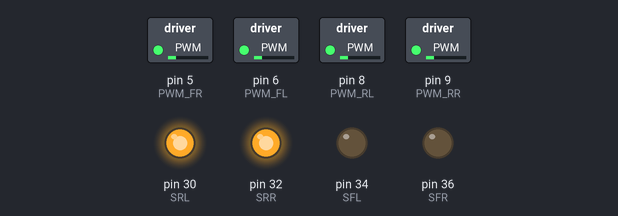
The sketch below on a simulated Arduino Mega 2560, built with avr-gcc and run on an emulated ATmega2560. On the bench: switched loads named in the sketch (green lamp = pin HIGH), output pins drawn as LEDs (lit = HIGH).

Above: at 0.05 s.
At 2.0 s:
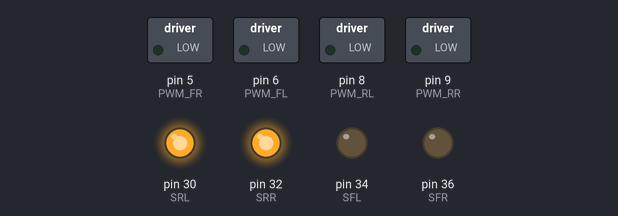
Timing chart, 0 to 3.0 s (numbered marks = the images above):
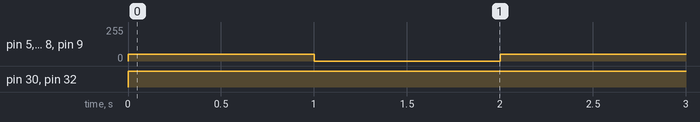

Measured:
- by itself, pin 5 (PWM_FR), pin 6 (PWM_FL), pin 8 (PWM_RL), pin 9 (PWM_RR): alternates 50/255 for 1.0 s and 0/255 for 1.0 s
- by itself, pin 30 (SRL), pin 32 (SRR): LOW → HIGH at 0.00 s

The sketch:

codingan_omni.wheel.ino
```cpp
// Deklarasi pin motor untuk driver BTS7960
int SFR = 36;
int SFL = 34;
int SRR = 32;
int SRL = 30;


int PWM_FR = 5;
int PWM_FL = 6;
int PWM_RR = 9;
int PWM_RL = 8;

void setup() {
  // Set semua pin PWM sebagai output
  pinMode(PWM_FR, OUTPUT);
  pinMode(PWM_FL, OUTPUT);
  pinMode(PWM_RR, OUTPUT);
  pinMode(PWM_RL, OUTPUT);

  pinMode(SFR, OUTPUT);
  pinMode(SFL, OUTPUT);
  pinMode(SRR, OUTPUT);
  pinMode(SRL, OUTPUT);

}


void loop() {

    //bergerak ke KANAN
  // MOTOR FR CCW
  digitalWrite(SFR, LOW);
  analogWrite(PWM_FR, 50);
  // MOTOR FL CCW
  digitalWrite(SFL, LOW);
  analogWrite(PWM_FL, 50);
  // MOTOR RR CW
  digitalWrite(SRR, HIGH);
  analogWrite(PWM_RR, 50);
  // MOTOR RL CW
  digitalWrite(SRL, HIGH);
  analogWrite(PWM_RL, 50);
  delay(1000);

  analogWrite(PWM_FR, 0);
  analogWrite(PWM_FL, 0);
  analogWrite(PWM_RR, 0);
  analogWrite(PWM_RL, 0);
  delay(1000);


}
```

pertemuan1.ino
```cpp

```
